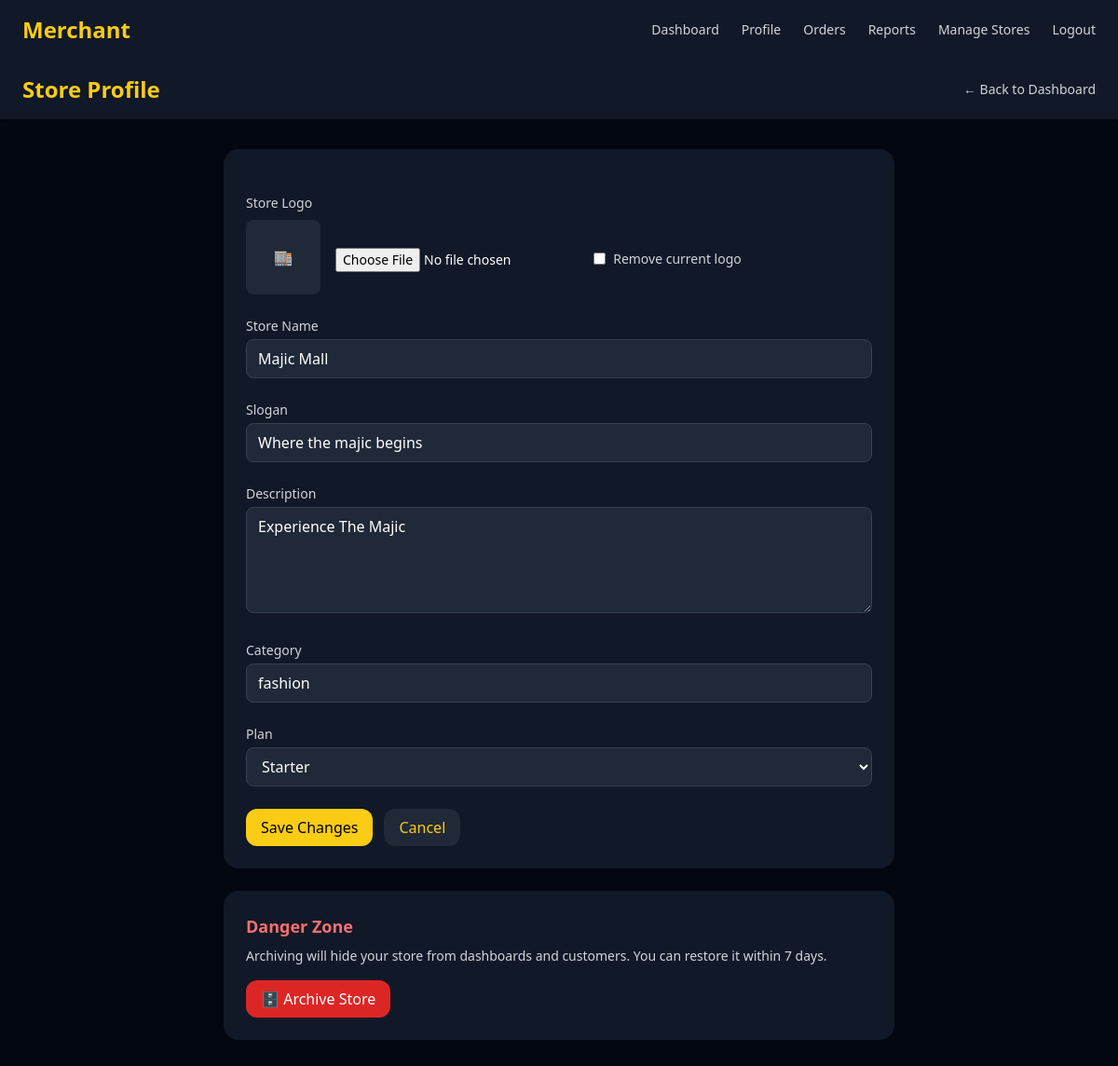
The app's page /merchant/setup/ (signed in) with its own data.
### merchant/models.py (models this page shows, shortened)
class MerchantStore(models.Model):
    PLAN_CHOICES = [
        ("starter", "Starter"),
        ("pro", "Pro"),
        ("elite", "Elite"),
    ]
    owner = models.OneToOneField(
        settings.AUTH_USER_MODEL,
        on_delete=models.CASCADE,
        related_name="merchant_store",
    )
    store_name = models.CharField(max_length=100)
    slogan = models.CharField(max_length=150, blank=True)
    description = models.TextField(blank=True)
    category = models.CharField(max_length=100)
    logo = models.ImageField(upload_to="merchant_logos/", blank=True, null=True)
    plan = models.CharField(max_length=20, choices=PLAN_CHOICES, default="starter")
    created_at = models.DateTimeField(auto_now_add=True)
    is_archived = models.BooleanField(default=False)
    archived_at = models.DateTimeField(blank=True, null=True)

### merchant/views.py (the view, shortened to what this page needs)
# urls.py: path("setup/", views.profile, name="merchant-setup"),
@login_required
def profile(request):
    store = _get_user_store_or_none(request)
    if request.method == "POST":
        form = StoreForm(request.POST, request.FILES, instance=store)
        if form.is_valid():
            form.save()
            messages.success(request, "Store profile saved.")
            return redirect("merchant-profile")
    else:
        form = StoreForm(instance=store)
    return render(request, "merchant/profile.html", {"store": store, "form": form})

### merchant/forms.py (shortened to what this page needs)
class StoreForm(forms.ModelForm):
    remove_logo = forms.BooleanField(required=False, label="Remove current logo")
    class Meta:
        model = MerchantStore
        fields = ["logo", "store_name", "slogan", "description", "category", "plan"]
        widgets = {
            "store_name": forms.TextInput(
                attrs={"class": "w-full rounded-lg bg-gray-800 border border-gray-700 px-3 py-2"}
            ),
            "slogan": forms.TextInput(
                attrs={"class": "w-full rounded-lg bg-gray-800 border border-gray-700 px-3 py-2"}
            ),
            "description": forms.Textarea(
                attrs={"class": "w-full rounded-lg bg-gray-800 border border-gray-700 px-3 py-2", "rows": 4}
            ),
            "category": forms.TextInput(
                attrs={"class": "w-full rounded-lg bg-gray-800 border border-gray-700 px-3 py-2"}
            ),
            "plan": forms.Select(
                attrs={"class": "w-full rounded-lg bg-gray-800 border border-gray-700 px-3 py-2"}
            ),
            "logo": ClearableFileInput(attrs={"class": "text-sm"}),
        }

### merchant/views.py (called while the page is built)
def _get_user_store_or_none(request):
    try:
        return Store.objects.select_related("owner").get(owner=request.user)
    except Store.DoesNotExist:
        return None

### merchant/templates/merchant/profile.html (shortened to what this page needs)
{% load static %}
<!doctype html>
<html lang="en">
<head>
  <script src="https://cdn.tailwindcss.com"></script>
</head>
<body class="bg-gray-950 text-white min-h-screen">
  {% include "merchant/_nav.html" %}
  <header class="bg-gray-900 shadow px-6 py-4">
    <div class="max-w-6xl mx-auto flex items-center justify-between">
      <h1 class="text-2xl font-bold text-yellow-400">Store Profile</h1>
      <nav class="space-x-4 text-sm">
        <a href="{% url 'merchant-dashboard' %}" class="text-gray-300 hover:text-yellow-400">← Back to Dashboard</a>
      </nav>
    </div>
  </header>
  <main class="max-w-3xl mx-auto px-6 py-8 space-y-6">
    <form method="post" enctype="multipart/form-data" class="bg-gray-900 rounded-2xl p-6 space-y-6">
      <div>
        <label class="block text-sm text-gray-300 mb-2">Store Logo</label>
        <div class="flex items-center gap-4">
          {% if store.logo %}
            <img id="logoPreview" src="{{ store.logo.url }}" alt="Logo" class="w-20 h-20 rounded-lg object-cover bg-gray-800">
          {% else %}
            <div id="logoPreviewFallback" class="w-20 h-20 rounded-lg grid place-items-center bg-gray-800 text-gray-400">🏬</div>
          {% endif %}
          <div class="space-y-2">
            {{ form.logo }}
            <label class="inline-flex items-center gap-2 text-sm text-gray-300">
              <input type="checkbox" name="remove_logo" class="rounded border-gray-700 bg-gray-800">
              Remove current logo
            </label>
          </div>
        </div>
      </div>
      <div>
        <label for="{{ form.store_name.id_for_label }}" class="block text-sm text-gray-300 mb-1">Store Name</label>
        {{ form.store_name }}
      </div>
      <div>
        <label for="{{ form.slogan.id_for_label }}" class="block text-sm text-gray-300 mb-1">Slogan</label>
        {{ form.slogan }}
      </div>
      <div>
        <label for="{{ form.description.id_for_label }}" class="block text-sm text-gray-300 mb-1">Description</label>
        {{ form.description }}
      </div>
      <div>
        <label for="{{ form.category.id_for_label }}" class="block text-sm text-gray-300 mb-1">Category</label>
        {{ form.category }}
      </div>
      <div>
        <label for="{{ form.plan.id_for_label }}" class="block text-sm text-gray-300 mb-1">Plan</label>
        {{ form.plan }}
      </div>
      <div class="flex items-center gap-3">
        <button type="submit" class="px-4 py-2 bg-yellow-400 text-black rounded-xl hover:opacity-90">Save Changes</button>
        <a href="{% url 'merchant-dashboard' %}" class="px-4 py-2 bg-gray-800 text-yellow-400 rounded-xl hover:bg-gray-700">Cancel</a>
      </div>
    </form>
    <section class="bg-gray-900 rounded-2xl p-6">
      <h3 class="text-lg font-semibold text-red-400 mb-2">Danger Zone</h3>
      {% if store.is_archived %}
        <p class="text-sm text-gray-300 mb-4">
          This store is <strong>archived</strong>. You can restore it within 7 days of archiving. After that, it may be permanently deleted.
        </p>
        <form method="post" action="{% url 'merchant-store-restore' %}">
          {% csrf_token %}
          <button type="submit" class="px-4 py-2 bg-green-600 text-white rounded-xl hover:bg-green-500">
            ♻️ Restore Store
          </button>
        </form>
      {% else %}
        <p class="text-sm text-gray-300 mb-4">
          Archiving will hide your store from dashboards and customers. You can restore it within 7 days.
        </p>
        <form method="post" action="{% url 'merchant-store-archive' %}">
          <button type="submit" class="px-4 py-2 bg-red-600 text-white rounded-xl hover:bg-red-500"
                  onclick="return confirm('Archive this store? You can restore it within 7 days.');">
            🗄️ Archive Store
          </button>
        </form>
      {% endif %}
    </section>
  </main>
</body>
</html>

### records on screen
MerchantStore: store_name "Majic Mall", slogan "Where the majic begins", description "Experience The Majic", category "fashion", plan "Starter"
